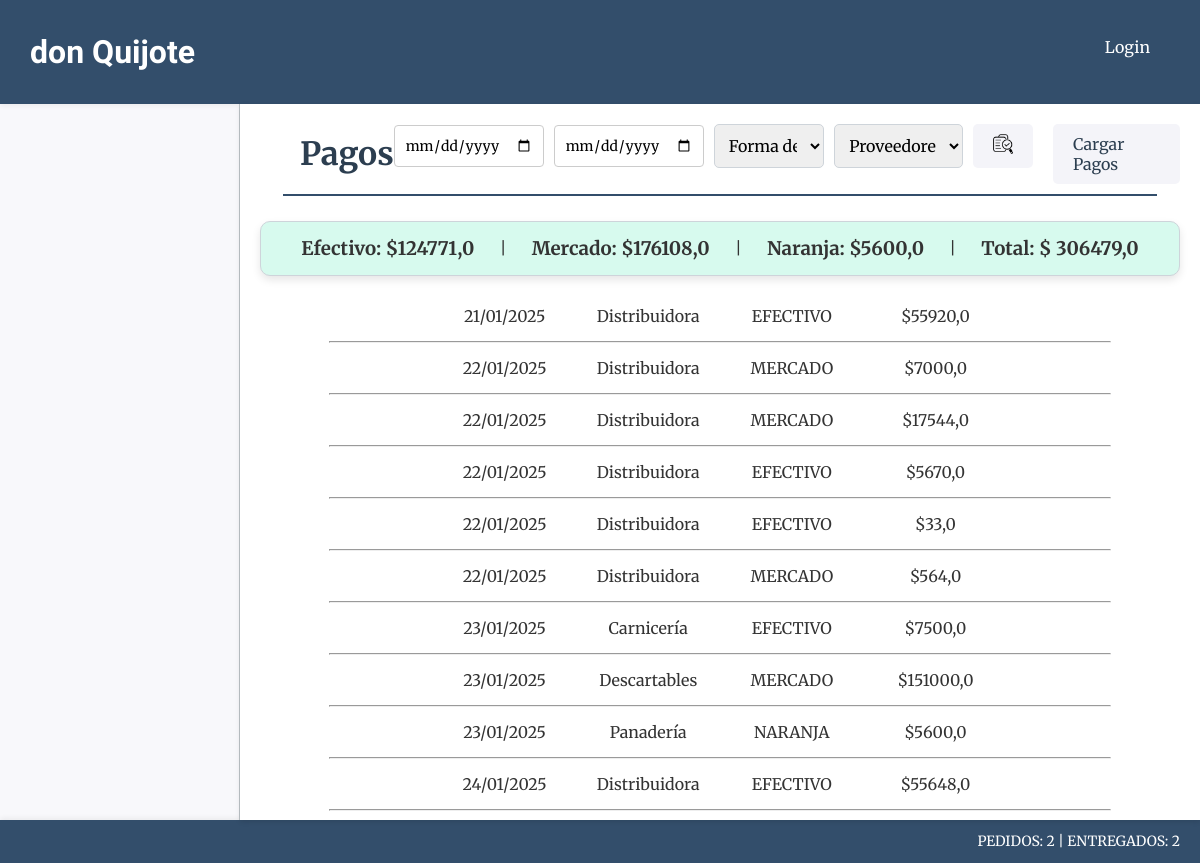
Page /gastos/ on the earlier database version.
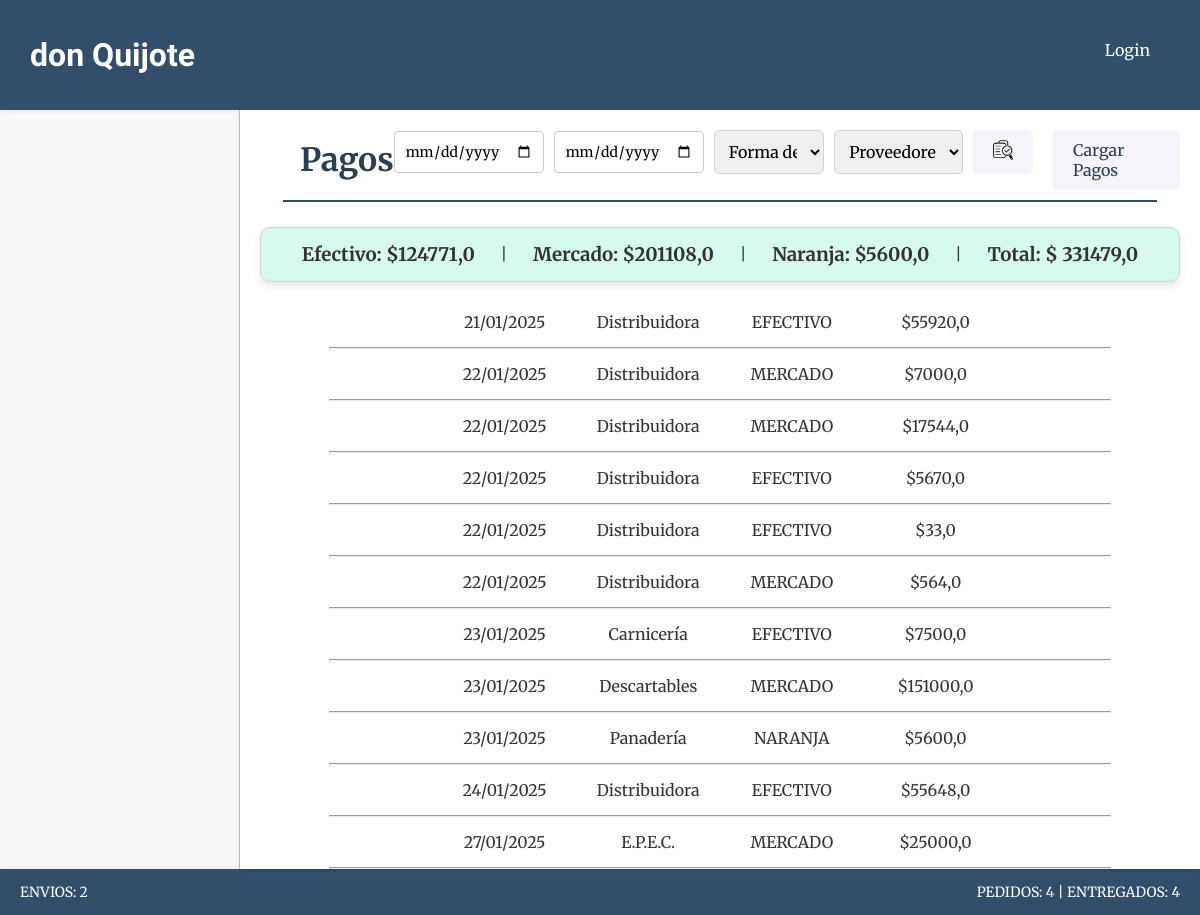
Same page on the later database version.
### gastos/models.py (models this page shows, shortened)
class Gastos(models.Model):
    ESTADO_CHOICES = [
        ('efectivo', 'Efectivo'),
        ('mercado', 'Mercado'),
        ('naranja', 'Naranja'),
    ]
    proveedor=models.ForeignKey(Proveedores, on_delete=models.CASCADE, verbose_name="Proveedor")
    monto=models.FloatField(verbose_name="Monto")
    fecha = models.DateField(default=now)
    forma_pago = models.CharField(max_length=50, choices=ESTADO_CHOICES)

class Proveedores(models.Model):
    nombre=models.CharField(max_length=50)
    estado=models.BooleanField(default=True)
    def __str__(self):
        return self.nombre

### gastos/views.py (the view)
# urls.py: path('', views.home, name="home"),
def home(request):
    return listar_pagos(request)

### core/forms.py
class FechasPagosProvForm(forms.Form):
    fecha_inicio = forms.DateField(
        widget=forms.TextInput(attrs={'type': 'date', 'class': 'form-control'}),
        required=False,
        label=''
    )
    fecha_fin = forms.DateField(
        widget=forms.TextInput(attrs={'type': 'date', 'class': 'form-control'}),
        required=False,
        label=''
    )
    OPCIONES_FORMA_PAGO = [
        ('', 'Forma de Pago'),
        ('efectivo', 'Efectivo'),
        ('mercado', 'Mercado'),
        ('naranja', 'Naranja'),
    ]
    forma_pago = forms.ChoiceField(
        choices=OPCIONES_FORMA_PAGO,
        required=False,
        widget=forms.Select(attrs={'class': 'form-control'}),
        label=""
    )
    proveedor = forms.ModelChoiceField(
        queryset=Proveedores.objects.filter(estado=True),
        required=False,
        widget=forms.Select(attrs={'class': 'form-control'}),
        label="",
        empty_label="Proveedores"
    )

### core/context_processors.py (called while the page is built)
def counter_pedidos(request):
    cant_pedidos = Pedido.objects.all().count()
    cant_entregados = Pedido.objects.filter(estado='entregado').count()
    cant_pendientes = Pedido.objects.filter(estado='pendiente').count()
    cant_reservados = Pedido.objects.filter(estado='reservado').count()
    cant_cancelado = Pedido.objects.filter(estado='cancelado').count()
    cant_pedidos = Pedido.objects.all().count() - cant_cancelado
    cant_envios = Pedido.objects.filter(forma_entrega__precio__gt=0).count() - cant_cancelado - cant_reservados
    return {
        'cant_pedidos':cant_pedidos,
        "cant_entregados":cant_entregados,
        "cant_pendientes":cant_pendientes,
        "cant_reservados":cant_reservados,
        "cant_envios":cant_envios
        }

### gastos/templates/gastos/index.html (shortened to what this page needs)
{% extends 'core/base.html' %}
{% load static %}
{% block css %}
<link rel="stylesheet" href="{% static 'gastos/css/styles.css' %}">
{% endblock css %}
{% block titulo %}
    {% include 'core/components/encabezado.html' with titulo_texto="Pagos" %}
{% endblock titulo %}
{% block main %}
<div class="insumos-totales card">
    <h3>Efectivo: ${{caja_efectivo}}</h3>
    <p>|</p>
    <h3>Mercado: ${{caja_mercado}}</h3>
    <p>|</p>
    <h3>Naranja: ${{caja_naranja}}</h3>
    <p>|</p>
    <h3>Total: $ {{caja_total}}</h3>
</div>
{% for gasto in gastos %}
<div class="insumos-detalle">
    <p class="insumos-detalle-pedido">{{ gasto.fecha|date:"d/m/Y" }}</p>
    <p class="insumos-detalle-pedido">{{ gasto.proveedor }}</p>
    <p class="insumos-detalle-pedido">{{ gasto.forma_pago|upper}}</p>
    <p class="insumos-detalle-pedido">${{ gasto.monto }}</p>
</div>
<div class="insumos-hr-container">
    <hr class="insumos-hr">
</div>
{% empty %}
<h2 class="vacio">No hay pagos registrados.</h2>
{% endfor %}
{% endblock main %}

### core/templates/core/base.html (shortened to what this page needs)
{% load static %}
<!DOCTYPE html>
<html lang="en">
<head>
    <link rel="stylesheet" href="{% static 'core/css/styles.css' %}">
    {% block css %}{% endblock css %}
</head>
<body>
    {% include 'core/components/header.html' %}
    {% include 'core/components/menu.html' %}
    <main class="main-container">
        {% block titulo %}{% endblock titulo %}
        {% block main %}{% endblock main %}
    </main>
    {% include 'core/components/footer.html' %}
</body>
</html>

### core/templates/core/components/header.html
<header class="header-container">
    <h1 class="title">don Quijote</h1>
    {% if user.is_authenticated %}
    <div class="usuario-logout">
        <div class="list-link">
            <span class="usuario-label">Usuario:</span>
            <span class="usuario-nombre">{{ user.username }}</span>
        </div>
        <form action="{% url 'core:logout' %}" method="post">
            {% csrf_token %}
            <button type="submit" class="btn-logout">Cerrar sesión</button>
        </form>
    </div>
    {% else %}
    <div class="list-link">
        <a class="header-link-app" href="{% url 'core:login' %}">Login</a>
    </div>
    {% endif %}
</header>

### core/templates/core/components/menu.html (shortened to what this page needs)
<nav class="menu-container">
</nav>

### core/templates/core/components/encabezado.html (shortened to what this page needs)
{% load static %}
<div class="main-titulo-container">
    <div class="titulo-opciones-container">
        <h1 class="main-titulo">{{ titulo_texto }}</h1>
        <div class="btn-container">
        {% if titulo_texto == "Productos" %}
            <a class="btn-opc" href="{% url 'productos:productos_create' %}">Crear Producto</a>
            <a class="btn-opc" href="{% url 'productos:categorias' %}">Categorias</a>
            <a class="btn-opc" href="{% url 'productos:lista_wa' %}">Lista Whatsapp</a>
        {% elif titulo_texto == "Categorias" %}
            <a class="btn-opc" href="{% url 'productos:home' %}">Productos</a>
            <a class="btn-opc" href="{% url 'productos:categorias_create' %}">Crear Categoria</a>
            <a class="btn-opc" href="{% url 'productos:lista_wa' %}">Lista Whatsapp</a>
        {% elif titulo_texto == "Eliminar Producto" or titulo_texto == "Detalle Producto" or titulo_texto == "Modificar Producto" or titulo_texto == "Crear Producto" or titulo_texto == "Eliminar Categoria" or titulo_texto == "Modificar Categoria" or titulo_texto == "Crear Categoria" %}
            <a class="btn-opc" href="{% url 'productos:home' %}">Productos</a>
            <a class="btn-opc" href="{% url 'productos:categorias' %}">Categorias</a>
            <a class="btn-opc" href="{% url 'productos:lista_wa' %}">Lista Whatsapp</a>
        {% elif titulo_texto == "Lista Whatsapp" %}
            <a class="btn-opc" href="{% url 'productos:home' %}">Productos</a>
            <a class="btn-opc" href="{% url 'productos:categorias' %}">Categorias</a>
        {% elif titulo_texto == "Nuevo Pedido" %}
            <a class="btn-opc" href="{% url 'pedido:listar_pendientes' %}">Pendientes</a>
            <a class="btn-opc" href="{% url 'pedido:listar_entregados' %}">Entregados</a>
            <a class="btn-opc" href="{% url 'pedido:listar_reservados' %}">Reservados</a>
            <a class="btn-opc" href="{% url 'pedido:home' %}">Todos</a>
        {% elif titulo_texto == "Modificar Forma de Entrega" %}
            <a class="btn-opc" href="{% url 'productos:home' %}">Productos</a>
            <a class="btn-opc" href="{% url 'productos:categorias' %}">Categorias</a>
            <a class="btn-opc" href="{% url 'productos:lista_wa' %}">Lista Whatsapp</a>
        {% elif titulo_texto == "Facturación" %}
            <form method="get" class="filtro-form">
                {{ form.as_p }}
                <button type="submit" class="btn-opc"><img class="icono-opc" src="{% static 'facturas/img/buscar_dato.webp' %}" alt="Detalle Producto"></button>
            </form>
        {% elif titulo_texto == "Pagos" %}
            <form method="get" class="filtro-form">
                {{ form.as_p }}
                <button type="submit" class="btn-opc"><img class="icono-opc" src="{% static 'facturas/img/buscar_dato.webp' %}" alt="Detalle Producto"></button>
            </form>
            <a class="btn-opc" href="{% url 'gastos:cargar_pagos' %}">Cargar Pagos</a>
        {% elif titulo_texto == "Carga de Pagos" %}
            <a class="btn-opc" href="{% url 'gastos:home' %}">Pagos</a>
        {% elif titulo_texto == "Contabilidad" %}
            <form method="get" class="filtro-form">
                {{ form.as_p }}
                <button type="submit" class="btn-opc"><img class="icono-opc" src="{% static 'facturas/img/buscar_dato.webp' %}" alt="Detalle Producto"></button>
            </form>
        {% elif titulo_texto == "Insumos" %}
            <a class="btn-opc" href="{% url 'gastos:listar_proveedores' %}">Proveedores</a>
            <a class="btn-opc" href="{% url 'gastos:insumos_create' %}">Crear Insumo</a>
            <a class="btn-opc" href="{% url 'gastos:proveedor_create' %}">Crear Proveedor</a>
        {% elif titulo_texto == "Crear Insumo" %}
            <a class="btn-opc" href="{% url 'gastos:listar_insumos' %}">Insumos</a>
            <a class="btn-opc" href="{% url 'gastos:listar_proveedores' %}">Proveedores</a>
            <a class="btn-opc" href="{% url 'gastos:proveedor_create' %}">Crear Proveedor</a>
        {% elif titulo_texto == "Crear Proveedor" %}
            <a class="btn-opc" href="{% url 'gastos:listar_insumos' %}">Insumos</a>
            <a class="btn-opc" href="{% url 'gastos:listar_proveedores' %}">Proveedores</a>
            <a class="btn-opc" href="{% url 'gastos:insumos_create' %}">Crear Insumo</a>
        {% endif %}
        </div>
    </div>
    <hr  class="main-hr"/>
</div>

### core/templates/core/components/footer.html (shortened to what this page needs)
{% if cant_envios > 0 %}
<footer class="footer-envios">
    <p class="footer-info">ENVIOS: {{cant_envios}}</p>
    <p class="footer-info">{% if cant_pedidos %}PEDIDOS: {{cant_pedidos}}{% endif %} {% if cant_entregados %}  | ENTREGADOS: {{cant_entregados}}{% endif %} </p>
</footer>
{% else %}
<footer class="footer-pedidos">
    <p class="footer-info">{% if cant_pedidos %}PEDIDOS: {{cant_pedidos}}{% endif %} {% if cant_entregados %}  | ENTREGADOS: {{cant_entregados}}{% endif %} </p>
</footer>
{% endif %}

### core/static/core/css/styles.css (style rules this page uses)
* { padding: 0; margin: 0; box-sizing: border-box; }
body { font-family: 'Merriweather', serif; color: #333; background-color: #f4f4f9; }
.header-container { background-color: #334e6b; height: 12vh; width: 100%; display: flex; align-items: center; justify-content: space-between; padding: 0 30px; box-shadow: 0 2px 5px rgba(0, 0, 0, 0.1); }
.title { color: #fff; font-family: 'Poetsen One', sans-serif; font-size: 32px; }
.list-link { margin-left: 20px; }
.header-link-app { color: #fff; text-decoration: none; font-size: 16px; padding: 10px 20px; transition: background-color 0.3s ease, color 0.3s ease; }
.footer-envios { background-color: #334e6b; height: 5vh; width: 100%; display: flex; align-items: center; justify-content: space-between; padding: 0 20px; box-shadow: 0 -2px 5px rgba(0, 0, 0, 0.1); }
.footer-info { color: #fff; font-size: 14px; }
.menu-container { width: 20%; height: 83vh; background-color: #fdfdfd71; float: left; overflow-y: auto; border-right: 1px solid #bdc3c7; padding-top: 20px; padding-left: 20px; }
.list-link { position: relative; margin-bottom: 10px; }
.main-container { width: 80%; height: 83vh; float: left; padding: 20px; overflow-y: auto; background-color: #fff; box-shadow: 0 2px 5px rgba(0, 0, 0, 0.1); display: flex; flex-direction: column; }
.main-titulo-container { width: 100%; height: auto; text-align: left; border-radius: 8px; }
.titulo-opciones-container { display: flex; justify-content: space-between; align-items: center; }
.main-titulo { font-size: 32px; color: #2C3E50; font-family: 'Merriweather', serif; padding-left: 40px; }
.main-hr { border: none; width: 95%; height: 2px; background-color: #334e6b; margin: 10px auto; }
.btn-container { display: flex; justify-content: center; column-gap: 20px; }
.btn-opc { border: none; color: #2C3E50; font-size: 16px; text-decoration: none; padding: 10px 20px; border-radius: 5px; background-color: #f4f4f9; transition: background-color 0.3s ease, color 0.3s ease; }
.card { padding: 15px; border: 1px solid #ced4da; border-radius: 10px; background-color: #ffffff; box-shadow: 0 4px 8px rgba(0, 0, 0, 0.1); }
.form-control { width: 100%; padding: 10px; border: 1px solid #ced4da; border-radius: 5px; font-size: 16px; font-family: 'Merriweather', serif; }
.filtro-form { display: flex; align-items: center; column-gap: 10px; justify-content: center; height: 100%; }
.filtro-form input[type="date"] { padding: 10px; font-size: 14px; border-radius: 4px; border: 1px solid #ccc; }
.filtro-form button { padding: 10px 20px; background-color: #f4f4f9; border: none; border-radius: 5px; color: #2C3E50; cursor: pointer; transition: background-color 0.3s ease, color 0.3s ease; }
.filtro-form { display: flex; align-items: center; column-gap: 10px; }
.icono-opc { width: 20px; height: 20px; transition: transform 0.3s ease; }

### gastos/static/gastos/css/styles.css (style rules this page uses)
.insumos-totales { background-color: rgb(215, 250, 238); display: flex; align-items: center; justify-content: space-evenly; margin-top: 15px; margin-bottom: 15px; }
.insumos-detalle { width: 90%; display: flex; justify-content: center; padding: 15px; margin: 0 auto; }
.insumos-detalle-pedido { width: 18%; text-align: center; }
.insumos-hr-container { display: flex; align-items: center; justify-content: space-around; }
.insumos-hr { width: 85%; }
.icono-opc { width: 20px; height: 20px; transition: transform 0.3s ease; }

Differences in the rows shown:
added Gastos: fecha "27/01/2025", proveedor "E.P.E.C.", forma_pago "MERCADO", monto "25000,0"
Other differences:
{{ caja_mercado }}: "176108,0" → "201108,0"
{{ caja_total }}: "306479,0" → "331479,0"
{{ cant_envios }}: (not shown) → "2"
{{ cant_pedidos }}: (not shown) → "4"
{{ cant_entregados }}: (not shown) → "4"
{{ cant_pedidos }}: "2" → (not shown)
{{ cant_entregados }}: "2" → (not shown)
text now shown: "ENVIOS:"
